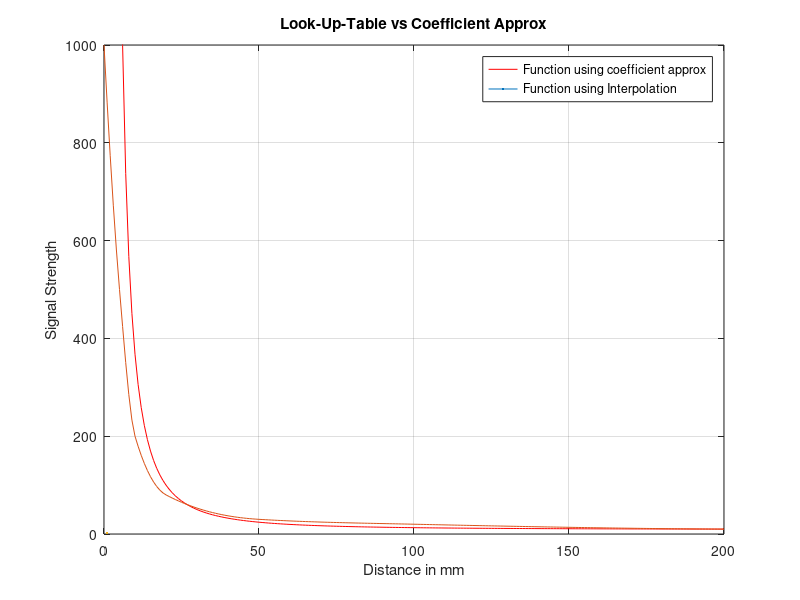

This figure's MATLAB source:
%% Calculate a Look-Up-Table from sample points
% and store it in a csv file for later use in a C array
%
% In the C file the values can be imported into an array as follows:
% const int32_t LUT[] = {
%     #include "lut.csv"
% };  // The array is initialized with the values stored in the csv file.
% 
% (c) hhrt@zhaw.ch 24.07.2020
clc; clear; close all;

%% Enter the sample points
x = [   0   5  10 20 50 100 200];
y = [1000 500 200 80 30  20  10];

d = [10 50 100];
s = [200 30 20];

a = ((s(1)^2) * (s(2) - s(3)) * d(1) - s(1) * ((s(2)^2) * d(2) - (s(3)^2) * d(3)) + s(2) * (s(2) * d(2) - s(3) * d(3)) * s(3)) / ((s(1)^2 - s(1) * (s(2) + s(3)) + s(2) * s(3)) * (s(2) - s(3)));

b = -(s(1)^2 * (s(2)^2 * (d(1) - d(2)) - s(3)^2 * (d(1) - d(3))) + s(2)^2 * s(3)^2 * (d(2) - d(3))) / ((s(1)^2 - s(1) * (s(2) + s(3)) + s(2) * s(3)) * (s(2) - s(3)));

c = (s(1) * (s(1) * (s(2) * (d(1) - d(2)) - s(3) * (d(1) - d(3))) + s(2) * s(3) * (d(2) - d(3))) * s(2) * s(3)) / ((s(1)^2 - s(1) * (s(2) + s(3)) + s(2) * s(3)) * (s(2) - s(3)));

%% Calculate the values of the Look-Up-Table
xi = 0:1:200;
yi = interp1(x,y,xi,'pchip');

d_ = 0:1:200;
s_ = a + b./d_ + c./(d_.^2);

% Plot samples and LUT for visual verification
plot(d_, s_, Color='red', LineWidth=2);
ylim([0 1000]);
hold on;
plot(xi,yi, LineWidth=2); grid;
title('Look-Up-Table vs Coefficient Approx');
xlabel('Distance in mm');
ylabel('Signal Strength');
legend('Function using coefficient approx', 'Function using Interpolation')

%% Round to integer if desired
%%lut = round(yi);

%% Write to a file
%%csvwrite('lut.csv', lut);
